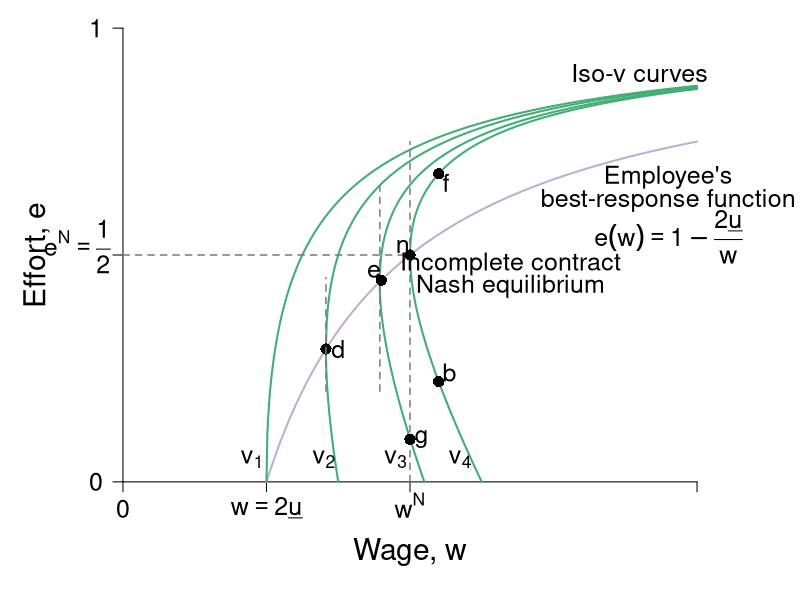

Generate this figure with R:
require(shape)
pdf(file = "employment/employment_brf_pc_rightpanelv2.pdf", width = 9, height = 7)

#Set parameters for graphics
axislabelsize <- 1.8
labelsize <- 1.5
namesize <- 1.8
annotatesize <- 1.5
graphlinewidth <- 2
segmentlinewidth <- 1.5

#The equation is below when v = 0. See Wolfram Alpha output. 
COL <- c("#7fc97f", "#beaed4", "#fdc086", "#ffff99", "#386cb0", "#f0027f", "#bf5b17", "#666666")
COLA <- c("#e0f3db", "#99d8c9","#66c2a4","#41ae76", "#238b45", "#005824")
COLB <- c("#c6dbef", "#4eb3d3", "#2b8cbe", "#0868ac","#084081")
COLC <- c("#fcfbfd", "#efedf5", "#dadaeb", "#bcbddc", "#9e9ac8", "#807dba", "#6a51a3", "#54278f", "#3f007d")
grays <- gray.colors(25, start = 1, end = 0)

#The equation is below when v = 0. See Wolfram Alpha output. 
isov <- function(p, delta = 5) {
  (p - delta)/p
}

isovhigh1 <- function(p, delta = 5, v = 5){
  (sqrt(p^2 - 4 * delta * v) - p + 2*v)/( 2 * v )
}

isovlow1 <- function(p, delta = 5, v = 5){
  (-sqrt(p^2 - 4 * delta * v) - p + 2*v)/( 2 * v )
}

isovhigh2 <- function(p, delta = 5, v = 10){
  (sqrt(p^2 - 4 * delta * v) - p + 2*v)/( 2 * v )
}

isovlow2 <- function(p, delta = 5, v = 10){
  (-sqrt(p^2 - 4 * delta * v) - p + 2*v)/( 2 * v )
}

isovhigh3 <- function(p, delta = 5, v = 15){
  (sqrt(p^2 - 4 * delta * v) - p + 2*v)/( 2 * v )
}

isovlow3 <- function(p, delta = 5, v = 15){
  (-sqrt(p^2 - 4 * delta * v) - p + 2*v)/( 2 * v )
}

isovhigh4 <- function(p, delta = 5, v = 15){
  (sqrt(p^2 - 4 * delta * v) - p + 2*v)/( 2 * v )
}

isovlow4 <- function(p, delta = 5, v = 15){
  (-sqrt(p^2 - 4 * delta * v) - p + 2*v)/( 2 * v )
}

brfFn <- function(w, delta = 5) {
  1 - (2*delta) /w
}

#This is evaluated for p = 12; q = 12/(8*sqrt(12^2 - 4*delta1*v1)) - 1/8 for the slope
#At p = 12; q = (-sqrt(12^2 - 4*v1*delta1) - 12 + 2*v1)/(2*v1) = 0.799
tangencyLine <- function(p){
  (p*(0.05))
}



COL <- c("#7fc97f", "#beaed4", "#fdc086", "#ffff99", "#386cb0", "#f0027f", "#bf5b17", "#666666")
COLA <- c("#e0f3db", "#99d8c9","#66c2a4","#41ae76", "#238b45", "#005824")
COLB <- c("#c6dbef", "#4eb3d3", "#2b8cbe", "#0868ac","#084081")
COLC <- c("#fcfbfd", "#efedf5", "#dadaeb", "#bcbddc", "#9e9ac8", "#807dba", "#6a51a3", "#54278f", "#3f007d")
grays <- gray.colors(25, start = 1, end = 0)
par(mar =  c(5, 5, .5, 4))

xlims <- c(0, 40)
ylims <- c(0, 1)

plot(0, 0, xlim = xlims, ylim = ylims, type = "n",
     xlab = "",
     ylab = "",
     xaxt = "n", yaxt = "n", cex.lab = axislabelsize, bty = "n")

#Customize ticks and labels for the plot
#ticksy <- c(0, brfFn(p = 18.4), 0.5, 1)
ticksy <- c(0, NA, 0.5, 1)
#ylabels <- c(0, expression(paste(frac(1,2))), 1)
ylabels <- c(0, NA, NA, 1)
ticksx <- c(0, 10, NA, 20, 40)
#xlabels <- c(0, expression(paste(w == 2*underline(u))), expression(paste(w^g)), expression(paste(w^N)) , NA)
xlabels <- c(0, expression(paste(w == 2*underline(u))), NA, expression(paste(w^N)) , NA)
axis(1, at = ticksx, pos = 0, labels = xlabels, cex.axis = labelsize)
axis(2, at = ticksy, pos = 0, labels = ylabels, las = 1,cex.axis = labelsize)

#y-axis and x-axis labels
mtext(expression(paste("Wage, ", w)), side=1, line = 2.5, cex = axislabelsize)
text(-6, ylims[2] - 0.5*(ylims[2] - ylims[1]), expression(paste("Effort, ", e)), xpd = TRUE, cex = axislabelsize, srt = 90) 

npts <- 500 
npts2 <- 501
#Specify the sequences of points for graphing. 
xx0 <- seq(5, xlims[2], length.out = npts)
xx1 <- seq(10, xlims[2], length.out = npts)
xx2 <- seq(xlims[1], 15, length.out = npts)
xx3 <- seq(10, xlims[2], length.out = npts2)
xx4 <- seq(xlims[1], 10, length.out = npts2)
#For below, I solved sqrt(p^2 - 200) - p + 200/p = 0, getting p = 10*sqrt(2) = 14.14214
xx5 <- seq(14.14214, xlims[2], length.out = npts2)
xx6 <- seq(14.14214, 15, length.out = npts2)

xx7 <- seq(17.889, xlims[2], length.out = npts2)
xx8 <- seq(17.889, 21, length.out = npts2)

xx9 <- seq(20, xlims[2], length.out = npts2)
xx10 <- seq(xlims[1], 25, length.out = npts2)

#Lines for the coordinates of the Nash equilbrium
#segments(10, 0, 10, 0.175, lty = 2, col = grays[22], lwd = segmentlinewidth)
#segments(20, 0, 20, 0.6545, lty = 2, col = grays[20], lwd = segmentlinewidth)
#segments(0, 0.5, 20, 0.5, lty = 2, col = grays[20], lwd = segmentlinewidth)
#segments(14.14214, 0.15, 14.14214, 0.45, lty = 2, col = grays[22], lwd = segmentlinewidth)
#segments(17.889, 0.3, 17.889, 0.6, lty = 2, col = grays[22], lwd = segmentlinewidth)

#Draw the lines for the graphs
#lines(xx0, isov(xx0, delta = 5), col = COLA[4], lwd = graphlinewidth)
lines(xx1, brfFn(xx1), col = COL[2], lwd = graphlinewidth)
#lines(xx2, tangencyLine(xx2), col = "darkgrey", lwd = segmentlinewidth, lty = 2)
lines(xx3, isovhigh1(xx3, v = 5, delta = 5), col = COLA[4], lwd = graphlinewidth)
lines(xx4, isovlow1(xx4, v = 5, delta = 5), col = COLA[4], lwd = graphlinewidth)
lines(xx5, isovhigh2(xx5, v = 10, delta = 5), col = COLA[4], lwd = graphlinewidth)
lines(xx6, isovlow2(xx6, v = 10, delta = 5), col = COLA[4], lwd = graphlinewidth)
lines(xx7, isovhigh3(xx7, v = 16, delta = 5), col = COLA[4], lwd = graphlinewidth)
lines(xx8, isovlow3(xx8, v = 16, delta = 5), col = COLA[4], lwd = graphlinewidth)
lines(xx9, isovhigh4(xx9, v = 20, delta = 5), col = COLA[4], lwd = graphlinewidth)
lines(xx10, isovlow4(xx10, v = 20, delta = 5), col = COLA[4], lwd = graphlinewidth)

#Arrows and slope of iso-v label
#Arrows(29, 0.15, 24, 0.15,  col = "black", lty = 1, lwd = 2, arr.type = "triangle")
#text(32, 0.2, expression(paste("Slope of iso-v")), cex = annotatesize)
#text(32.3, 0.15, expression(paste(" = -mrs ")), cex = annotatesize)
#text(32, 0.06, expression(paste(" = " -frac(v[p], v[q]))), cex = annotatesize)

#Add a point for the NE
points(20, 0.5, pch = 16, col = "black", cex = 1.5)


#y-axis tick label
#text(-4.5,brfFn(w = 18.4), expression(paste(e^g)), xpd = TRUE, cex = labelsize) 
text(-3.2,0.52, expression(paste(e^N == frac(1,2))), xpd = TRUE, cex = labelsize) 

#Annotation of the three graphs and the NE
# text(3.4, 0.05, expression(paste(v[0] == z)), cex = annotatesize)
text(9.0, 0.05, expression(paste(v[1])), cex = annotatesize)
text(14, 0.05, expression(paste(v[2])), cex = annotatesize)
text(19, 0.05, expression(paste(v[3])), cex = annotatesize)
text(23.5, 0.05, expression(paste(v[4])), cex = annotatesize)
#text(21, 0.48, expression(paste("n")), cex = annotatesize)
#text(33, 0.58, expression(paste("Best-response function")), cex = annotatesize)
text(36, 0.9, expression(paste("Iso-v curves")), cex = annotatesize)
text(38, 0.67, expression(paste("Employee's")),cex = labelsize,xpd = TRUE)
text(38, 0.62, expression(paste("best-response function")),cex = labelsize,xpd = TRUE)
text(38, 0.54, expression(paste(e(w) == 1 - frac(2*underline(u),w))),cex = labelsize,xpd = TRUE)

#Lines for the coordinates of the Nash equilbrium
#segments(5, 0, 5, 1, lty = 2, col = "darkgray", lwd = 3)
#segments(10, 0, 10, 0.2, lty = 2, col = grays[20], lwd = segmentlinewidth)
segments(20, 0, 20, 0.75, lty = 2, col = grays[20], lwd = segmentlinewidth)
segments(0, 0.5, 20, 0.5, lty = 2, col = grays[20], lwd = segmentlinewidth)
#segments(14.14214, 0.15, 14.14214, 0.45, lty = 2, col = "darkgray", lwd = 3)
text(19.5, 0.52, expression(n), cex = labelsize)
text(27, 0.48, expression(paste("Incomplete contract")), cex = labelsize)
text(27, 0.43, expression(paste("Nash equilibrium")), cex = labelsize)


#Arrows and slope of iso-v label
#Arrows(29, 0.15, 24, 0.15,  col = "black", lty = 1, lwd = 2, arr.type = "triangle")
#text(32, 0.2, expression(paste("Slope of iso-v")), cex = labelsize)
#text(32.3, 0.15, expression(paste(phantom() == "-mrs ")), cex = labelsize)
#text(32, 0.08, expression(paste(phantom() == -frac(v[w], v[e]))),cex = labelsize)



#Add a point for the NE
points(20, 0.5, pch = 16, col = "black", cex = 1.5)

segments(17.9, 0.2, 17.9, 0.65, lty = 2, col = grays[20], lwd = segmentlinewidth)
#segments(0, brfFn(w = 18), 18.4, brfFn(w = 18), lty = 2, col = grays[20], lwd = segmentlinewidth)
points(18, brfFn(w= 18), pch = 16, col = "black", cex = 1.5)
text(17.5, brfFn(18) + 0.02, expression(e), cex = labelsize)

points(14.14214, 0.2928934, pch = 16, col = "black", cex = 1.5)
text(15, 0.2928934, expression(paste("d")), cex = annotatesize)
segments(14.14214, 0.2, 14.14214, 0.45, lty = 2, col = grays[20], lwd = segmentlinewidth)


#Add a point for h
#Figure out q for p = 14.14214: q = 1 - 2delta/p = 1 - (2*5)/14.14214 =  0.2928934
points(20, 0.0939422, pch = 16, col = "black", cex = 1.5)
text(20.8, 0.0939422, expression(g), cex = labelsize)

points(22, isovhigh3(22, v = 20, delta = 5), pch = 16, col = "black", cex = 1.5)
text(22 + 0.5, isovhigh3(22, v = 20, delta = 5) - 0.02, expression(f),cex = labelsize)
points(22, isovlow3(22, v = 20, delta = 5), pch = 16, col = "black", cex = 1.5)
text(22 + 0.75, isovlow3(22, v = 20, delta = 5) + 0.02, expression(b),cex = labelsize)


dev.off()
